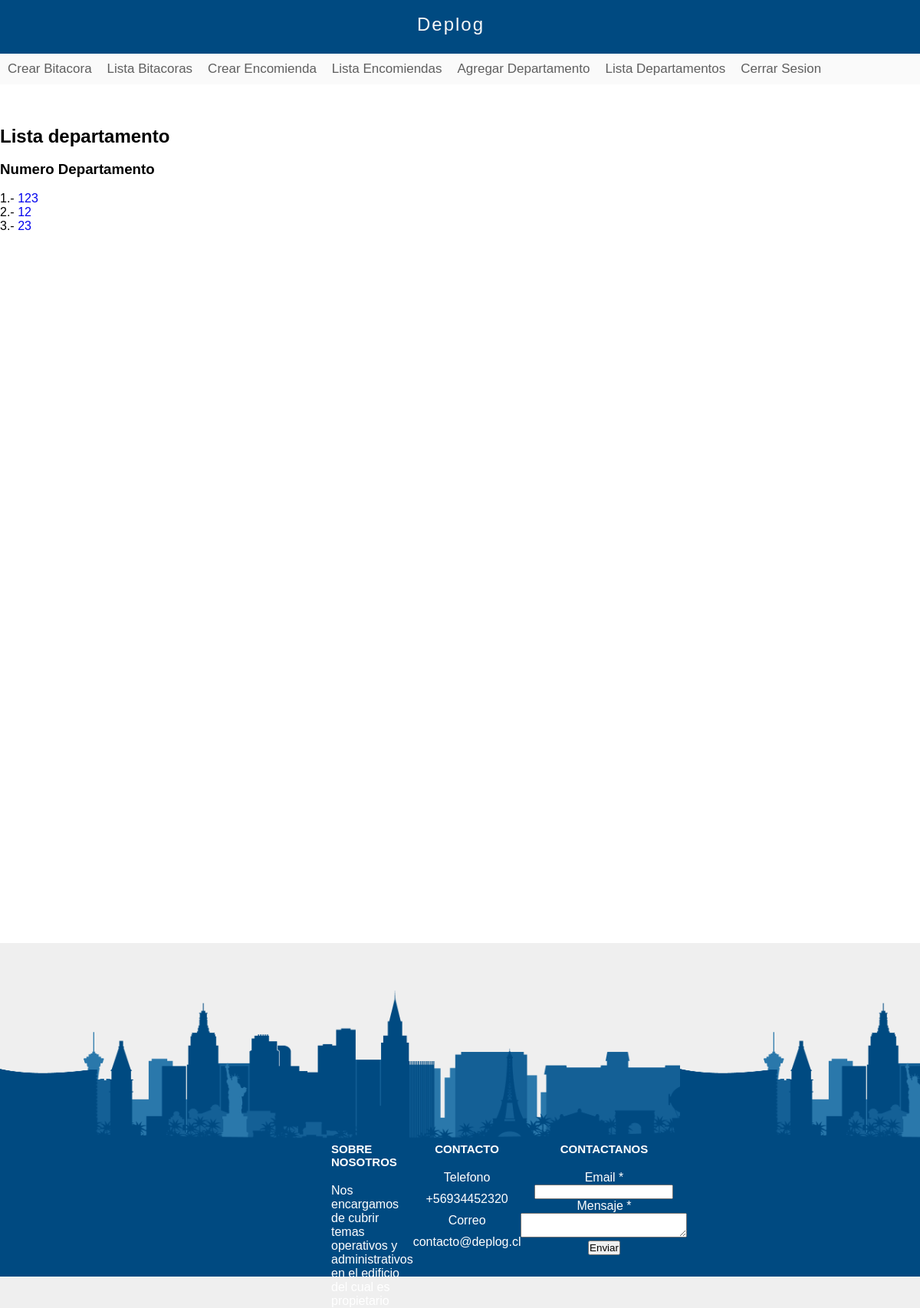
Page /departamento/lista/ (signed in) on the committed database.
### Conserje/models.py (models this page shows, shortened)
class departamento(models.Model):
    Numero       = models.IntegerField()
    Propietario = models.CharField(max_length=100)
    Residente = models.CharField(max_length=100)
    def get_absolute_url(self):
        return reverse("detalles-departamento",kwargs = {"id": self.id})

### Conserje/views.py (the view)
# urls.py: path('departamento/lista/',lista_departamento_vista,name='lista-departamento'),
def lista_departamento_vista(request):
    if request.user.is_authenticated == False:
        return redirect("/inicio-sesion")
    queryset = departamento.objects.all()#lista de objetos
    context={
        "object_list" : queryset
    }
    return render(request,"conserje/departamento_lista.html",context)

### templates/conserje/departamento_lista.html (shortened to what this page needs)
{% extends 'layout-staff.html' %}
{% block content %}
<br><br><br>
<h2>Lista departamento</h2>
<br>
<h3>Numero Departamento</h3>
<br>
{% for instance in object_list %}
    <p>{{ forloop.counter }}.-  <a href='{{ instance.get_absolute_url }}'> {{ instance.Numero }}</a></p>
{% endfor %}
{% endblock %}

### paginas/static/css/styles.css (style rules this page uses)
* { margin: 0px; padding: 0px; font-family: sans-serif; text-decoration: none; }
body { background-color: #eeee; }

### rows in the picture
departamento: Numero "123"
departamento: Numero "12"
departamento: Numero "23"
